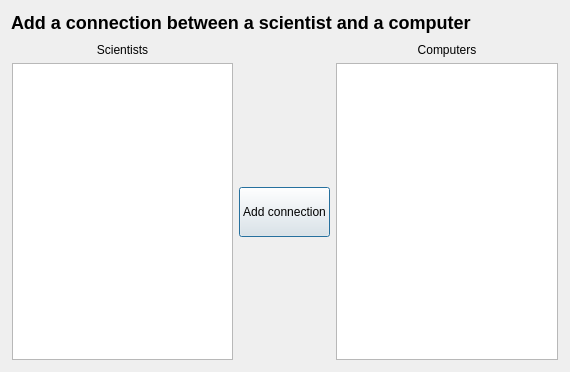
<?xml version="1.0" encoding="UTF-8"?>
<ui version="4.0">
 <class>addConnection</class>
 <widget class="QDialog" name="addConnection">
  <property name="geometry">
   <rect>
    <x>0</x>
    <y>0</y>
    <width>570</width>
    <height>372</height>
   </rect>
  </property>
  <property name="minimumSize">
   <size>
    <width>570</width>
    <height>0</height>
   </size>
  </property>
  <property name="windowTitle">
   <string>Add a connection</string>
  </property>
  <property name="windowIcon">
   <iconset resource="resorces.qrc">
    <normaloff>:/Icons/Pictures/cornerIcon.png</normaloff>:/Icons/Pictures/cornerIcon.png</iconset>
  </property>
  <property name="styleSheet">
   <string notr="true">QDialog
{
}</string>
  </property>
  <widget class="QLabel" name="label">
   <property name="geometry">
    <rect>
     <x>11</x>
     <y>11</y>
     <width>548</width>
     <height>24</height>
    </rect>
   </property>
   <property name="text">
    <string>&lt;h2&gt;Add a connection between a scientist and a computer &lt;/h2&gt;</string>
   </property>
  </widget>
  <widget class="QWidget" name="horizontalLayoutWidget">
   <property name="geometry">
    <rect>
     <x>12</x>
     <y>43</y>
     <width>546</width>
     <height>317</height>
    </rect>
   </property>
   <layout class="QHBoxLayout" name="horizontalLayout">
    <item>
     <layout class="QVBoxLayout" name="verticalLayout">
      <item>
       <widget class="QLabel" name="label_2">
        <property name="text">
         <string>&lt;html&gt;&lt;head/&gt;&lt;body&gt;&lt;p align=&quot;center&quot;&gt;&lt;span style=&quot; font-size:9pt;&quot;&gt;Scientists&lt;/span&gt;&lt;/p&gt;&lt;/body&gt;&lt;/html&gt;</string>
        </property>
       </widget>
      </item>
      <item>
       <widget class="QListWidget" name="scientistList"/>
      </item>
     </layout>
    </item>
    <item>
     <layout class="QHBoxLayout" name="horizontalLayout_2"/>
    </item>
    <item>
     <layout class="QVBoxLayout" name="verticalLayout_2">
      <item>
       <spacer name="verticalSpacer_2">
        <property name="orientation">
         <enum>Qt::Vertical</enum>
        </property>
        <property name="sizeHint" stdset="0">
         <size>
          <width>20</width>
          <height>40</height>
         </size>
        </property>
       </spacer>
      </item>
      <item>
       <widget class="QLabel" name="errorLabel">
        <property name="text">
         <string/>
        </property>
       </widget>
      </item>
      <item>
       <widget class="QPushButton" name="addConnection_2">
        <property name="minimumSize">
         <size>
          <width>0</width>
          <height>50</height>
         </size>
        </property>
        <property name="text">
         <string>Add connection</string>
        </property>
       </widget>
      </item>
      <item>
       <spacer name="verticalSpacer">
        <property name="orientation">
         <enum>Qt::Vertical</enum>
        </property>
        <property name="sizeHint" stdset="0">
         <size>
          <width>20</width>
          <height>40</height>
         </size>
        </property>
       </spacer>
      </item>
     </layout>
    </item>
    <item>
     <layout class="QVBoxLayout" name="verticalLayout_3">
      <item>
       <widget class="QLabel" name="label_3">
        <property name="text">
         <string>&lt;html&gt;&lt;head/&gt;&lt;body&gt;&lt;p align=&quot;center&quot;&gt;&lt;span style=&quot; font-size:9pt;&quot;&gt;Computers&lt;/span&gt;&lt;/p&gt;&lt;/body&gt;&lt;/html&gt;</string>
        </property>
       </widget>
      </item>
      <item>
       <widget class="QListWidget" name="computerList"/>
      </item>
     </layout>
    </item>
   </layout>
  </widget>
 </widget>
 <resources>
  <include location="resorces.qrc"/>
 </resources>
 <connections/>
</ui>
